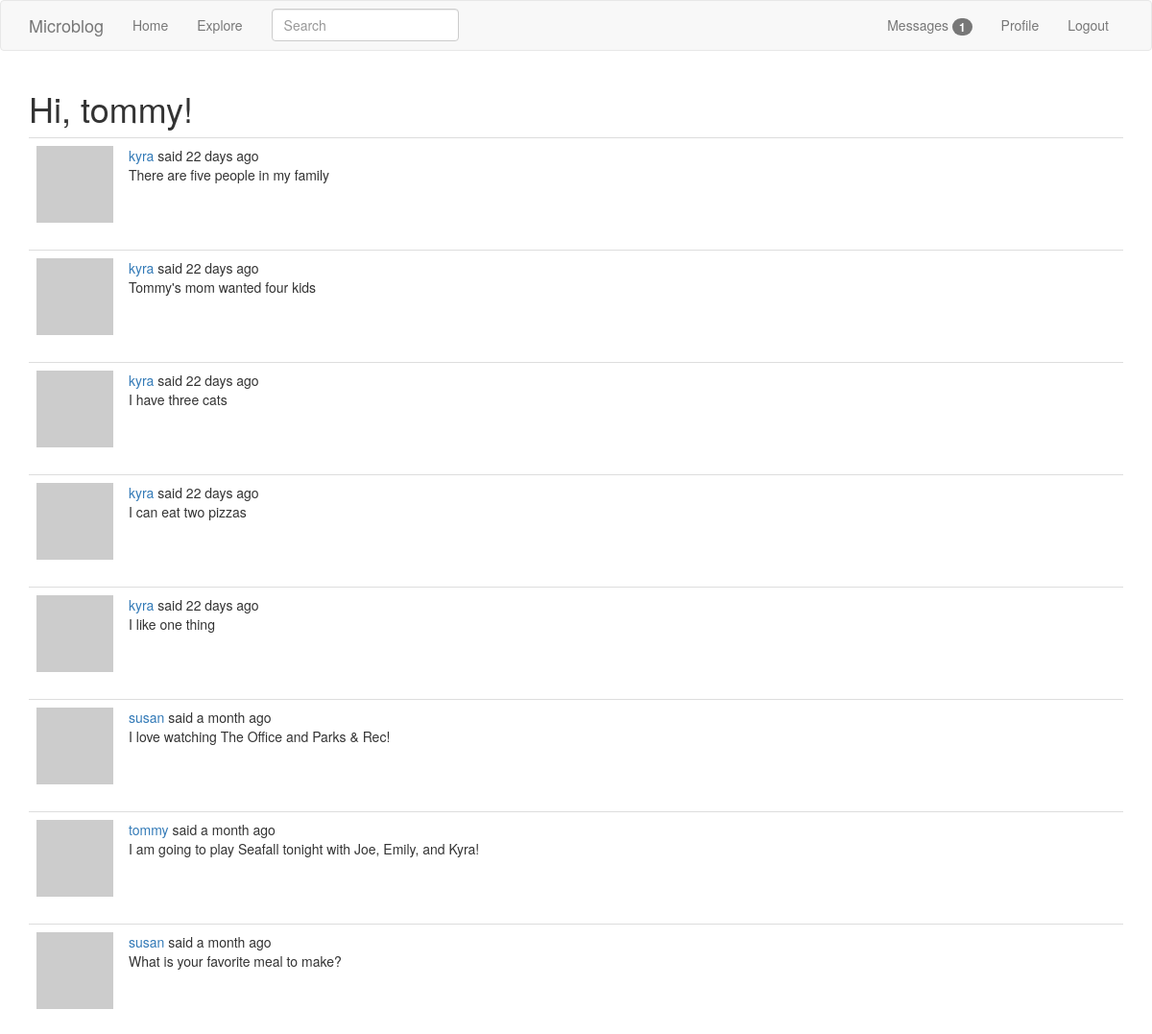
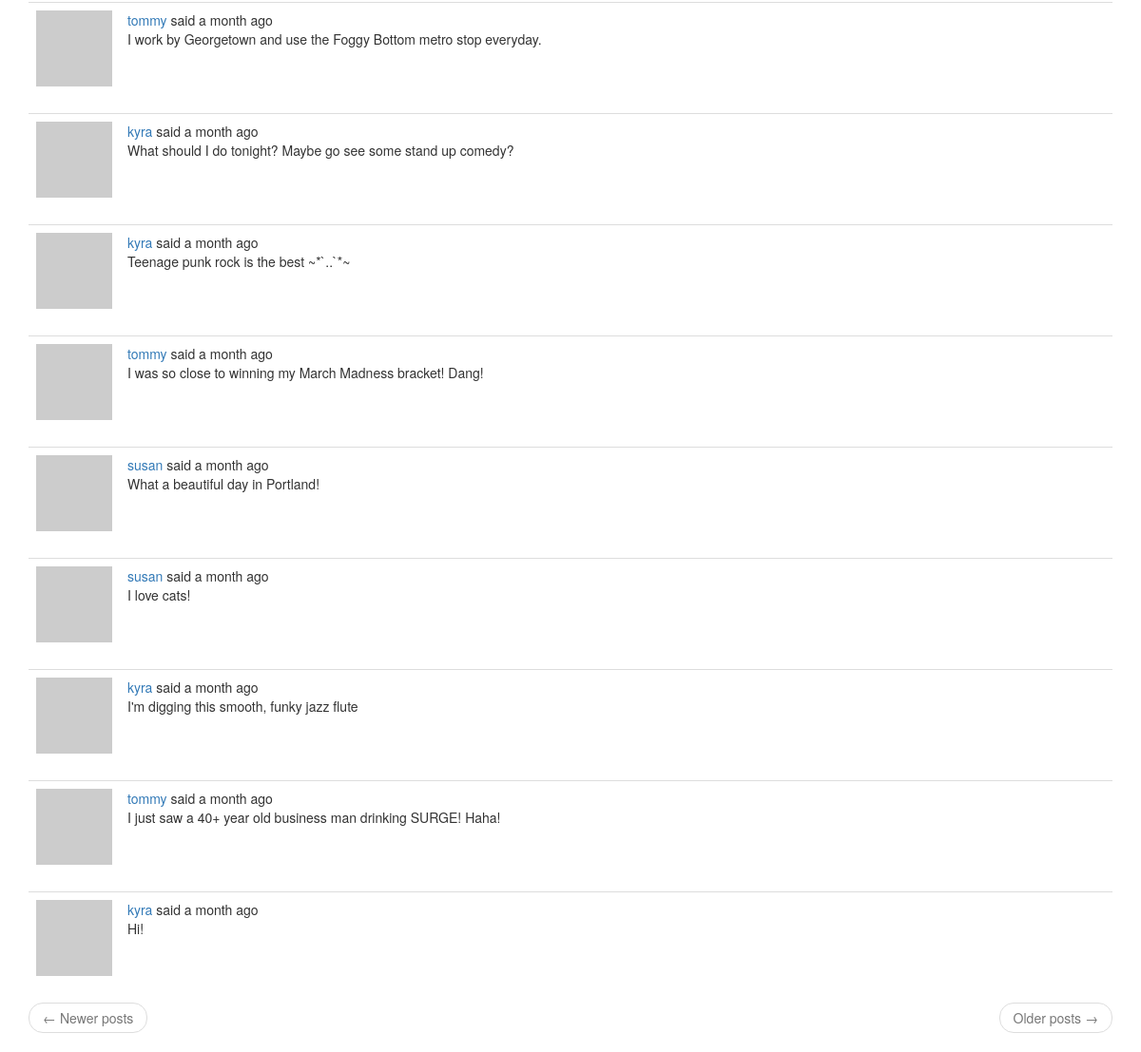
Screenshot of /explore (signed in) with the database file from the repository (2 pictures, top to bottom).
### app/models.py (models this page shows, shortened)
class User(UserMixin, db.Model):
    id = db.Column(db.Integer, primary_key=True)
    username = db.Column(db.String(64), index=True, unique=True)
    email = db.Column(db.String(120), index=True, unique=True)
    password_hash = db.Column(db.String(128))
    posts = db.relationship('Post', backref='author', lazy='dynamic')
    about_me = db.Column(db.String(140))
    last_seen = db.Column(db.DateTime, default=datetime.utcnow)
    followed = db.relationship(
        'User', secondary=followers,
        primaryjoin=(followers.c.follower_id == id),
        secondaryjoin=(followers.c.followed_id == id),
        backref=db.backref('followers', lazy='dynamic'), lazy='dynamic')
    messages_sent = db.relationship('Message', foreign_keys='Message.sender_id', backref='author', lazy='dynamic')
    messages_received = db.relationship(
        'Message', foreign_keys='Message.recipient_id', backref='recipient', lazy='dynamic')
    last_message_read_time = db.Column(db.DateTime)
    notifications = db.relationship('Notification', backref='user', lazy='dynamic')
    def avatar(self, size):
        digest = md5(self.email.lower().encode('utf-8')).hexdigest()
        return 'https://www.gravatar.com/avatar/{}?d=identicon&s={}'.format(
            digest, size)
    def new_messages(self):
        last_read_time = self.last_message_read_time or datetime(1900, 1, 1)
        return Message.query.filter_by(recipient=self).filter(Message.timestamp > last_read_time).count()

class SearchableMixin():
    @classmethod
    def before_commit(cls, session):
        session._changes = {
            'add': [obj for obj in session.new if isinstance(obj, cls)],
            'update': [obj for obj in session.dirty if isinstance(obj, cls)],
            'delete': [obj for obj in session.deleted if isinstance(obj, cls)]
        }
    @classmethod
    def after_commit(cls, session):
        for obj in session._changes['add']:
            add_to_index(cls.__tablename__, obj)
        for obj in session._changes['update']:
            add_to_index(cls.__tablename__, obj)
        for obj in session._changes['delete']:
            remove_from_index(cls.__tablename__, obj)
        session._changes = None

class Post(SearchableMixin, db.Model):
    __searchable__=['body']
    id = db.Column(db.Integer, primary_key=True)
    body = db.Column(db.String(140))
    timestamp = db.Column(db.DateTime, index=True, default=datetime.utcnow)
    user_id = db.Column(db.Integer, db.ForeignKey('user.id'))

### app/main/routes.py (the view)
@bp.route('/explore')
@login_required
def explore():
    page = request.args.get('page', 1, type=int)
    posts = Post.query.order_by(Post.timestamp.desc()).paginate(
        page, current_app.config['POSTS_PER_PAGE'], False)
    next_url = url_for('explore', page=posts.next_num) \
        if posts.has_next else None
    prev_url = url_for('explore', page=posts.prev_num) \
        if posts.has_prev else None
    return render_template("index.html", title='Explore', posts=posts.items, next_url=next_url, prev_url=prev_url)

### app/main/forms.py
class SearchForm(FlaskForm):
    q = StringField('Search', validators=[DataRequired()])
    def __init__(self, *args, **kwargs):
        if 'formdata' not in kwargs:
            kwargs['formdata'] = request.args
        if 'csrf_enabled' not in kwargs:
            kwargs['csrf_enabled'] = False
        super(SearchForm, self).__init__(*args, **kwargs)

### app/main/routes.py (called while the page is built)
@bp.before_request
def before_request():
    if current_user.is_authenticated:
        current_user.last_seen = datetime.utcnow()
        db.session.commit()
        g.search_form = SearchForm()

### app/models.py (called while the page is built)
@login.user_loader
def load_user(id):
    return User.query.get(int(id))

### app/templates/index.html (shortened to what this page needs)
{% extends "base.html" %}
{% import 'bootstrap/wtf.html' as wtf %}
{% block app_content %}
    <h1>Hi, {{ current_user.username }}!</h1>
    {% for post in posts %}
        {% include '_post.html' %}
    {% endfor %}
    <nav aria-label="...">
        <ul class="pager">
            <li class="previous{% if not prev_url %} disabled{% endif %}">
                <a href="{{ prev_url or '#' }}">
                    <span aria-hidden="true">&larr;</span> Newer posts
                </a>
            </li>
            <li class="next{% if not next_url %} disabled{% endif %}">
                <a href="{{ next_url or '#' }}">
                    Older posts
                    <span aria-hidden="true">&rarr;</span>
                </a>
            </li>
        </ul>
    </nav>
{% endblock %}

### app/templates/_post.html (shortened to what this page needs)
<table class="table table-hover">
    <tr>
        <td width="70px">
            <a href="{{ url_for('main.user', username=post.author.username) }}">
                <img src="{{ post.author.avatar(70) }}" />
            </a>
        </td>
        <td>
            {{ _('%(username)s said %(when)s', username=user_link, when=moment(post.timestamp).fromNow()) }}
            <br>
            {{ post.body }}
        </td>
    </tr>
</table>

### rows the page displays
User: username "tommy"
Post: body "There are five people in my family"
Post: body "Tommy's mom wanted four kids"
Post: body "I have three cats"
Post: body "I can eat two pizzas"
Post: body "I like one thing"
Post: body "I love watching The Office and Parks & Rec!"
Post: body "I am going to play Seafall tonight with Joe, Emily, and Kyra!"
Post: body "What is your favorite meal to make?"
Post: body "I work by Georgetown and use the Foggy Bottom metro stop everyday."
Post: body "What should I do tonight? Maybe go see some stand up comedy?"
Post: body "Teenage punk rock is the best ~*`..`*~"
Post: body "I was so close to winning my March Madness bracket! Dang!"
Post: body "What a beautiful day in Portland!"
Post: body "I love cats!"
Post: body "I'm digging this smooth, funky jazz flute"
Post: body "I just saw a 40+ year old business man drinking SURGE! Haha!"
Post: body "Hi!"

### other values shown
{{ new_messages }} "1"
